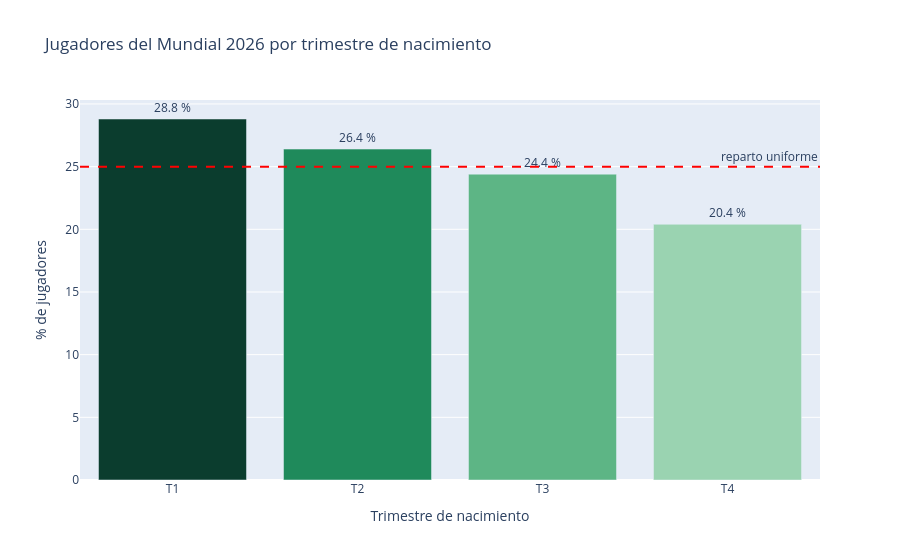

This figure's notebook cell:
### Markdown cell above
#### 3.5 Distribución por trimestre
Agrupamos por trimestre para ver de una manera más visual si la tendencia es visible.

### Code cell
# Calculamos porcentajes por trimestre
por_trimestre = nacimientos["trimestre"].value_counts(normalize=True).sort_index() * 100 
por_trimestre = por_trimestre.round(1).reset_index()
por_trimestre.columns = ["trimestre", "porcentaje"]

# Los colores los hemos buscado para tener el mismo color pero de distintos tonos
fig = px.bar(por_trimestre, x="trimestre", y="porcentaje", text="porcentaje",
             color="trimestre", color_discrete_sequence= ["#0B3D2E", "#1F8A5B", "#5DB585", "#9AD3B1"],
             title="Jugadores del Mundial 2026 por trimestre de nacimiento",
             labels={"trimestre": "Trimestre de nacimiento", "porcentaje": "% de jugadores"})
fig.update_traces(texttemplate="%{text} %", textposition="outside")
fig.add_hline(y=25, line_dash="dash", line_color="red", annotation_text="reparto uniforme")
fig.update_layout(showlegend=False)
fig.show()

### Figure 1 — Plotly figure (JSON) as saved in the notebook; plotly's stock layout.template omitted (floating-point values rounded to 4 significant figures)
{"data": [{"alignmentgroup": "True", "hovertemplate": "Trimestre de nacimiento=%{x}<br>% de jugadores=%{text}<extra></extra>", "legendgroup": "T1", "marker": {"color": "#0B3D2E", "pattern": {"shape": ""}}, "name": "T1", "offsetgroup": "T1", "orientation": "v", "showlegend": true, "text": [28.8], "textposition": "outside", "texttemplate": "%{text} %", "type": "bar", "x": ["T1"], "xaxis": "x", "y": [28.8], "yaxis": "y"}, {"alignmentgroup": "True", "hovertemplate": "Trimestre de nacimiento=%{x}<br>% de jugadores=%{text}<extra></extra>", "legendgroup": "T2", "marker": {"color": "#1F8A5B", "pattern": {"shape": ""}}, "name": "T2", "offsetgroup": "T2", "orientation": "v", "showlegend": true, "text": [26.4], "textposition": "outside", "texttemplate": "%{text} %", "type": "bar", "x": ["T2"], "xaxis": "x", "y": [26.4], "yaxis": "y"}, {"alignmentgroup": "True", "hovertemplate": "Trimestre de nacimiento=%{x}<br>% de jugadores=%{text}<extra></extra>", "legendgroup": "T3", "marker": {"color": "#5DB585", "pattern": {"shape": ""}}, "name": "T3", "offsetgroup": "T3", "orientation": "v", "showlegend": true, "text": [24.4], "textposition": "outside", "texttemplate": "%{text} %", "type": "bar", "x": ["T3"], "xaxis": "x", "y": [24.4], "yaxis": "y"}, {"alignmentgroup": "True", "hovertemplate": "Trimestre de nacimiento=%{x}<br>% de jugadores=%{text}<extra></extra>", "legendgroup": "T4", "marker": {"color": "#9AD3B1", "pattern": {"shape": ""}}, "name": "T4", "offsetgroup": "T4", "orientation": "v", "showlegend": true, "text": [20.4], "textposition": "outside", "texttemplate": "%{text} %", "type": "bar", "x": ["T4"], "xaxis": "x", "y": [20.4], "yaxis": "y"}], "layout": {"annotations": [{"showarrow": false, "text": "reparto uniforme", "x": 1, "xanchor": "right", "xref": "x domain", "y": 25, "yanchor": "bottom", "yref": "y"}], "barmode": "relative", "legend": {"title": {"text": "Trimestre de nacimiento"}, "tracegroupgap": 0}, "shapes": [{"line": {"color": "red", "dash": "dash"}, "type": "line", "x0": 0, "x1": 1, "xref": "x domain", "y0": 25, "y1": 25, "yref": "y"}], "showlegend": false, "title": {"text": "Jugadores del Mundial 2026 por trimestre de nacimiento"}, "xaxis": {"anchor": "y", "categoryarray": ["T1", "T2", "T3", "T4"], "categoryorder": "array", "domain": [0, 1], "title": {"text": "Trimestre de nacimiento"}}, "yaxis": {"anchor": "x", "domain": [0, 1], "title": {"text": "% de jugadores"}}}}
